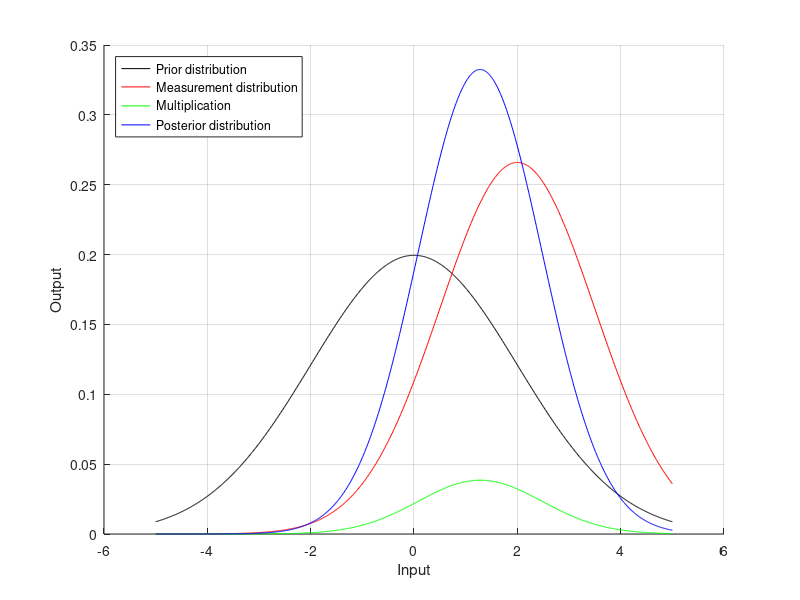
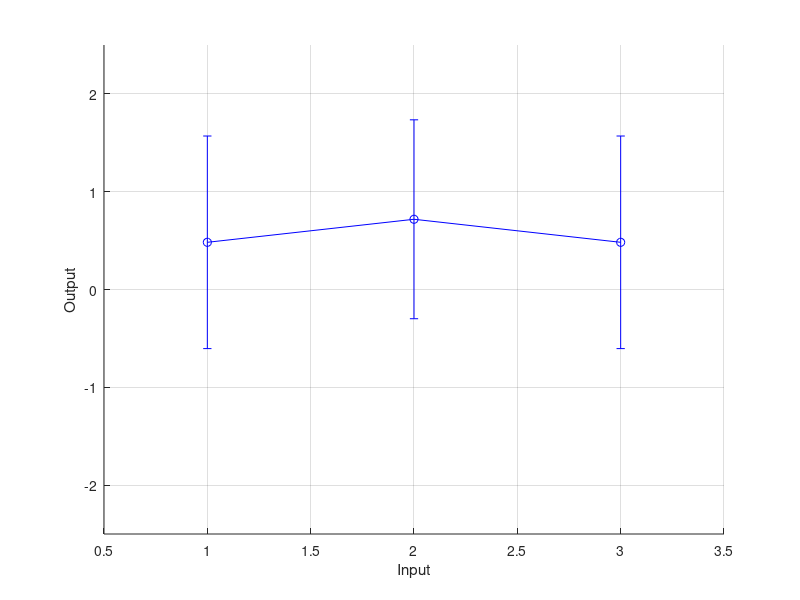
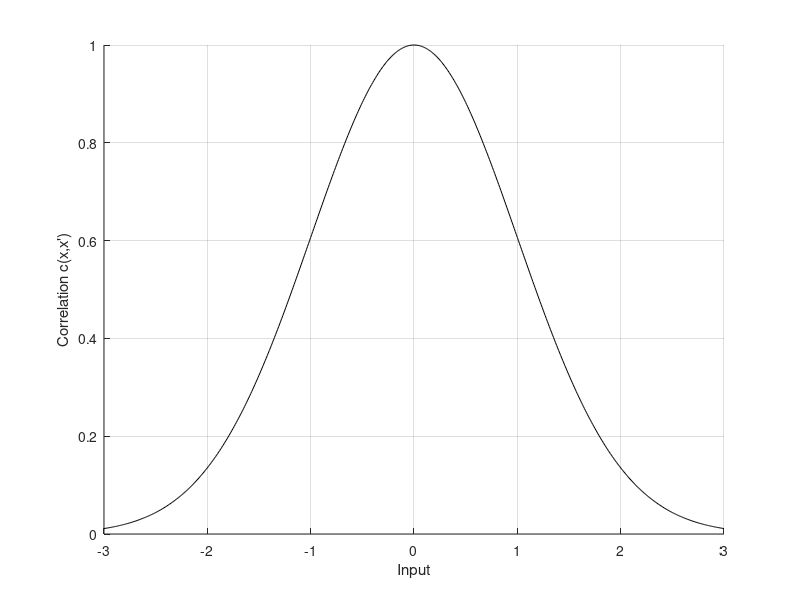
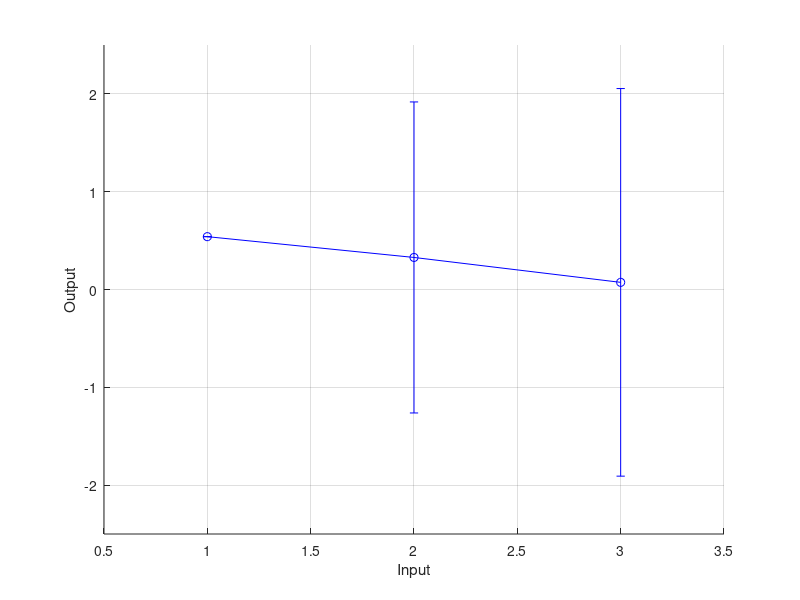

Reproduce these figures in MATLAB, in order.
% This file contains all the scripts for Chapter 2 of the Gaussian process regression thesis. 
% To use it, make sure that the Matlab directory is set to the directory of this file. Then first run this block, which initializes many parameters. Subsequently, you can run any block within
% this file separately, or you can just run them all together, for instance by pressing F5 or calling Chapter2 from the Matlab command.

% We set up the workspace, ready for executing scripts.
clear all; % Empty the workspace.
clc; % Empty the command window.
exportFigs = 0; % Do we export figures? 0 for no, 1 (or anything else) for yes.
useColor = 1; % Should we set up plots for colored output (1) or black-and-white output (0)?
addpath('../ExportFig'); % We add the functions for exporting figures.

%% Figure 2.1.
disp('Creating Figure 2.1.');
% We define data.
mPrior = 0; % This is the prior mean.
lfPrior = 2; % This is the prior standard deviation.
fHat = 2; % This is the measured value.
sfHat = 1.5; % This is the measurement noise standard deviation.

% We merge the data together to find the posterior mean and PDF.
sPost = sqrt(inv(inv(lfPrior^2) + inv(sfHat^2))); % This is the posterior standard deviation.
mPost = sPost^2*(lfPrior^2\mPrior + sfHat^2\fHat); % This is the posterior mean.

% We now set up plot data.
x = -5:0.01:5;
pdfPrior = normpdf(x, mPrior, lfPrior);
pdfMeasurement = normpdf(x, fHat, sfHat);
pdfProduct = pdfPrior.*pdfMeasurement; % We multiply the two PDFs.
pdfPosterior = normpdf(x, mPost, sPost); % And we normalize the result by dividing by the integral value. (Which is equivalent to calculating the PDF with the right mean and standard deviation, which is what we actually do.)

% We make a plot.
figure(1);
clf(1);
hold on;
grid on;
xlabel('Input');
ylabel('Output');
if useColor == 0
	plot(x, pdfPrior, 'k-');
	plot(x, pdfMeasurement, 'k--');
	plot(x, pdfProduct, 'k-.');
	plot(x, pdfPosterior, 'k-','LineWidth',2);
else
	plot(x, pdfPrior, 'k-');
	plot(x, pdfMeasurement, 'r-');
	plot(x, pdfProduct, 'g-');
	plot(x, pdfPosterior, 'b-');
end
legend('Prior distribution','Measurement distribution','Multiplication','Posterior distribution','Location','NorthWest');

% We export the plot, if desired.
if exportFigs ~= 0
	export_fig('MergingDistributions.png','-transparent');
end

%% Figure 2.2.
disp('Creating Figure 2.2.');
% We define data.
lf = 1; % This is the output length scale.
lx = 1; % This is the input length scale.
sf = 0.7; % This is the output noise scale.
X = [1,2,3]; % This is the set of input points x(1), x(2) and x(3).
fh = cos(X - 2)'; % This is the measured function value. The function we will approximate is cos(x - 2).

% We now set up the (squared exponential) covariance matrix and some related parameters.
n = size(X,2); % This is the number of input points.
diff = repmat(X,n,1) - repmat(X',1,n); % This is matrix containing differences between input points.
K = lf^2*exp(-1/2*diff.^2/lx^2); % This is the covariance matrix. It contains the covariances of each combination of points.
m = zeros(n,1); % This is the mean vector m(X). We assume a zero mean function.
Sfh = sf^2*eye(n); % This is the noise matrix \hat{S}_f.

% We apply GP regression.
SPost = inv(inv(K) + inv(Sfh)); % This is the posterior covariance matrix.
mPost = SPost*(K\m + Sfh\fh); % This is the posterior mean vector.
sPost = sqrt(diag(SPost)); % These are the posterior standard deviations.

% We set up the first plot with the prior error bars.
figure(2);
clf(2);
hold on;
grid on;
xlabel('Input');
ylabel('Output');
if useColor == 0
	errorbar(X, m, 2*lf*ones(n,1), 2*lf*ones(n,1), 'kd-');
else
	errorbar(X, m, 2*lf*ones(n,1), 2*lf*ones(n,1), 'ko-');
end
axis([0.5,3.5,-2.5,2.5]);
if exportFigs ~= 0
	export_fig('MergingMultipleDistributionsPrior.png','-transparent');
end

% We set up the second plot, with the measured error bars.
figure(2);
clf(2);
hold on;
grid on;
xlabel('Input');
ylabel('Output');
if useColor == 0
	errorbar(X, fh, 2*sf*ones(n,1), 2*sf*ones(n,1), 'ko-');
else
	errorbar(X, fh, 2*sf*ones(n,1), 2*sf*ones(n,1), 'ro-');
end
axis([0.5,3.5,-2.5,2.5]);
if exportFigs ~= 0
	export_fig('MergingMultipleDistributionsMeasurement.png','-transparent');
end

% We set up the third plot, with the posterior error bars.
figure(2);
clf(2);
hold on;
grid on;
xlabel('Input');
ylabel('Output');
if useColor == 0
	errorbar(X, mPost, 2*sPost, 2*sPost, 'k*-');
else
	errorbar(X, mPost, 2*sPost, 2*sPost, 'bo-');
end
axis([0.5,3.5,-2.5,2.5]);
if exportFigs ~= 0
	export_fig('MergingMultipleDistributionsPosterior.png','-transparent');
end

%% Figure 2.3.
disp('Creating Figure 2.3.');
% We define and calculate data.
lx = 1;
x = -3:0.01:3;
c = exp(-1/2*x.^2/lx^2);

% We plot the figure.
figHandle = figure(3);
set(figHandle, 'Position', [500, 500, 800, 300]); % We want a different size for this plot, so we adjust that.
clf(3);
hold on;
grid on;
plot(x,c,'k-');
xlabel('Input');
ylabel('Correlation c(x,x'')');
if exportFigs ~= 0
	export_fig('CorrelationFunction.png','-transparent');
end

%% Figure 2.4.
disp('Creating Figure 2.4.');
% We define data.
lf = 1; % This is the output length scale.
lx = 1; % This is the input length scale.
X = [1,2,3]; % This is the set of input points x(1), x(2) and x(3).
f1 = cos(X(1) - 2); % This is the measured function value. The function we will approximate is cos(x - 2).

% We now set up the (squared exponential) covariance matrix.
n = size(X,2); % This is the number of input points.
diff = repmat(X,n,1) - repmat(X',1,n); % This is matrix containing differences between input points.
K = lf^2*exp(-1/2*diff.^2/lx^2); % This is the covariance matrix. It contains the covariances of each combination of points.
m = zeros(n,1); % This is the mean vector m(X). We assume a zero mean function.

% We apply GP regression.
mPost = m + K(:,1)/K(1,1)*(f1 - m(1)); % This is the posterior mean vector.
SPost = K - K(:,1)/K(1,1)*K(1,:); % This is the posterior covariance matrix.
sPost = sqrt(diag(SPost)); % These are the posterior standard deviations.

% We set up the first plot with the prior error bars.
figure(4);
clf(4);
hold on;
grid on;
xlabel('Input');
ylabel('Output');
if useColor == 0
	errorbar(X, m, 2*lf*ones(n,1), 2*lf*ones(n,1), 'kd-');
else
	errorbar(X, m, 2*lf*ones(n,1), 2*lf*ones(n,1), 'ko-');
end
axis([0.5,3.5,-2.5,2.5]);
if exportFigs ~= 0
	export_fig('FirstGPRegressionPrior.png','-transparent');
end

% We set up the second plot, with the measured error bars.
figure(4);
clf(4);
hold on;
grid on;
xlabel('Input');
ylabel('Output');
if useColor == 0
	errorbar(X, [f1;0;0], [0;1e6;1e6], [0;1e6;1e6], 'ko-'); % We use 1e6 to indicate a very big (infinite) number.
else
	errorbar(X, [f1;0;0], [0;1e6;1e6], [0;1e6;1e6], 'ro-');
end
axis([0.5,3.5,-2.5,2.5]);
if exportFigs ~= 0
	export_fig('FirstGPRegressionMeasurement.png','-transparent');
end

% We set up the third plot, with the posterior error bars.
figure(4);
clf(4);
hold on;
grid on;
xlabel('Input');
ylabel('Output');
if useColor == 0
	errorbar(X, mPost, 2*sPost, 2*sPost, 'k*-');
else
	errorbar(X, mPost, 2*sPost, 2*sPost, 'bo-');
end
axis([0.5,3.5,-2.5,2.5]);
if exportFigs ~= 0
	export_fig('FirstGPRegressionPosterior.png','-transparent');
end

%% Figure 2.5.
disp('Creating Figure 2.5.');
% We define data.
lf = 1; % This is the output length scale.
lx = 1; % This is the input length scale.
Xs = 0.2:0.2:3.8; % These are the trial points.
Xm = [1,2.5]; % These are the measurement points.
fmh = cos(Xm - 2)'; % These are the measurement values.

% We now set up the (squared exponential) covariance matrix and related terms.
nm = size(Xm,2); % This is the number of measurement points.
ns = size(Xs,2); % This is the number of trial points.
X = [Xm,Xs]; % We merge the measurement and trial points.
n = size(X,2); % This is the number of points.
diff = repmat(X,n,1) - repmat(X',1,n); % This is matrix containing differences between input points.
K = lf^2*exp(-1/2*diff.^2/lx^2); % This is the covariance matrix. It contains the covariances of each combination of points.
Kmm = K(1:nm,1:nm);
Kms = K(1:nm,nm+1:end);
Ksm = Kms';
Kss = K(nm+1:end,nm+1:end);
mm = zeros(nm,1); % This is the mean vector m(Xm). We assume a zero mean function.
ms = zeros(ns,1); % This is the mean vector m(Xs). We assume a zero mean function.

% Next, we apply GP regression.
mPost = ms + Ksm/Kmm*(fmh - mm); % This is the posterior mean vector.
SPost = Kss - Ksm/Kmm*Kms; % This is the posterior covariance matrix.
sPost = sqrt(diag(SPost)); % These are the posterior standard deviations.

% We set up error bar plots.
figure(5);
clf(5);
hold on;
grid on;
xlabel('Input');
ylabel('Output');
if useColor == 0
	errorbar(Xs, mPost, 2*sPost, 2*sPost, 'k*-');
	plot(Xm, fmh, 'ko'); % We plot the measurement points.
else
	errorbar(Xs, mPost, 2*sPost, 2*sPost, 'bo-');
	plot(Xm, fmh, 'ro'); % We plot the measurement points.
end
axis([0,4,-1.5,2.5]);
if exportFigs ~= 0
	export_fig('SecondGPRegression1.png','-transparent');
end

% We define other data.
Xs = 0:0.01:4;
Xm = [1,2.5,3.7,0.1];
fmh = cos(Xm - 2)'; % These are the measurement values.

% We set up the (squared exponential) covariance matrix and related terms in exactly the same way.
nm = size(Xm,2); % This is the number of measurement points.
ns = size(Xs,2); % This is the number of trial points.
X = [Xm,Xs]; % We merge the measurement and trial points.
n = size(X,2); % This is the number of points.
diff = repmat(X,n,1) - repmat(X',1,n); % This is matrix containing differences between input points.
K = lf^2*exp(-1/2*diff.^2/lx^2); % This is the covariance matrix. It contains the covariances of each combination of points.
Kmm = K(1:nm,1:nm);
Kms = K(1:nm,nm+1:end);
Ksm = Kms';
Kss = K(nm+1:end,nm+1:end);
mm = zeros(nm,1); % This is the mean vector m(Xm). We assume a zero mean function.
ms = zeros(ns,1); % This is the mean vector m(Xs). We assume a zero mean function.

% We apply GP regression in exactly the same way.
mPost = ms + Ksm/Kmm*(fmh - mm); % This is the posterior mean vector.
SPost = Kss - Ksm/Kmm*Kms; % This is the posterior covariance matrix.
sPost = sqrt(diag(SPost)); % These are the posterior standard deviations.

% We set up a plot in a new way, using a grey'ish area instead of error bars.
figure(5);
clf(5);
hold on;
grid on;
xlabel('Input');
ylabel('Output');
if useColor == 0
	patch([Xs, fliplr(Xs)],[mPost-2*sPost; flipud(mPost+2*sPost)], 1, 'FaceColor', [1,1,1]*0.9, 'EdgeColor', 'none'); % This is the grey area in the plot.
	patch([Xs, fliplr(Xs)],[mPost-sPost; flipud(mPost+sPost)], 1, 'FaceColor', [1,1,1]*0.8, 'EdgeColor', 'none'); % This is the grey area in the plot.
	set(gca, 'layer', 'top'); % We make sure that the grid lines and axes are above the grey area.
	plot(Xs, mPost, 'k-', 'LineWidth', 1); % We plot the mean line.
	plot(Xm, fmh, 'ko'); % We plot the measurement points.
else
	patch([Xs, fliplr(Xs)],[mPost-2*sPost; flipud(mPost+2*sPost)], 1, 'FaceColor', [0.9,0.9,1], 'EdgeColor', 'none'); % This is the grey area in the plot.
	patch([Xs, fliplr(Xs)],[mPost-sPost; flipud(mPost+sPost)], 1, 'FaceColor', [0.8,0.8,1], 'EdgeColor', 'none'); % This is the grey area in the plot.
	set(gca, 'layer', 'top'); % We make sure that the grid lines and axes are above the grey area.
	plot(Xs, mPost, 'b-', 'LineWidth', 1); % We plot the mean line.
	plot(Xm, fmh, 'ro'); % We plot the measurement points.
end
axis([0,4,-1.5,2.5]);
if exportFigs ~= 0
	export_fig('SecondGPRegression2.png','-transparent');
end

%% Figure 2.6.
disp('Creating Figure 2.6.');
% We define data.
lf = 1; % This is the output length scale.
lx = 1; % This is the input length scale.
sfm = 0.1; % This is the output noise scale.
Xs = 0:0.01:4; % These are the trial points.
Xm = [1,2.5,3.7,0.1]; % These are the measurement points.
fmh = cos(Xm - 2)' + sfm*randn(size(Xm))'; % These are the measurement values, corrupted by noise.

% We now set up the (squared exponential) covariance matrix and related terms.
nm = size(Xm,2); % This is the number of measurement points.
ns = size(Xs,2); % This is the number of trial points.
X = [Xm,Xs]; % We merge the measurement and trial points.
n = size(X,2); % This is the number of points.
diff = repmat(X,n,1) - repmat(X',1,n); % This is matrix containing differences between input points.
K = lf^2*exp(-1/2*diff.^2/lx^2); % This is the covariance matrix. It contains the covariances of each combination of points.
Kmm = K(1:nm,1:nm);
Kms = K(1:nm,nm+1:end);
Ksm = Kms';
Kss = K(nm+1:end,nm+1:end);
Sfm = sfm^2*eye(nm); % This is the noise covariance matrix.
mm = zeros(nm,1); % This is the mean vector m(Xm). We assume a zero mean function.
ms = zeros(ns,1); % This is the mean vector m(Xs). We assume a zero mean function.

% Next, we apply GP regression.
mPost = ms + Ksm/(Kmm + Sfm)*(fmh - mm); % This is the posterior mean vector.
SPost = Kss - Ksm/(Kmm + Sfm)*Kms; % This is the posterior covariance matrix.
sPost = sqrt(diag(SPost)); % These are the posterior standard deviations.

% We set up the GP plot.
figure(6);
clf(6);
hold on;
grid on;
xlabel('Input');
ylabel('Output');
if useColor == 0
	patch([Xs, fliplr(Xs)],[mPost-2*sPost; flipud(mPost+2*sPost)], 1, 'FaceColor', [1,1,1]*0.9, 'EdgeColor', 'none'); % This is the grey area in the plot.
	patch([Xs, fliplr(Xs)],[mPost-sPost; flipud(mPost+sPost)], 1, 'FaceColor', [1,1,1]*0.8, 'EdgeColor', 'none'); % This is the grey area in the plot.
	set(gca, 'layer', 'top'); % We make sure that the grid lines and axes are above the grey area.
	plot(Xs, mPost, 'k-', 'LineWidth', 1); % We plot the mean line.
	plot(Xm, fmh, 'ko'); % We plot the measurement points.
else
	patch([Xs, fliplr(Xs)],[mPost-2*sPost; flipud(mPost+2*sPost)], 1, 'FaceColor', [0.9,0.9,1], 'EdgeColor', 'none'); % This is the grey area in the plot.
	patch([Xs, fliplr(Xs)],[mPost-sPost; flipud(mPost+sPost)], 1, 'FaceColor', [0.8,0.8,1], 'EdgeColor', 'none'); % This is the grey area in the plot.
	set(gca, 'layer', 'top'); % We make sure that the grid lines and axes are above the grey area.
	plot(Xs, mPost, 'b-', 'LineWidth', 1); % We plot the mean line.
	plot(Xm, fmh, 'ro'); % We plot the measurement points.
end
axis([0,4,-1.5,2.5]);
if exportFigs ~= 0
	export_fig('NoisyGPRegression.png','-transparent');
end

%% Figure 2.7.
disp('Creating Figure 2.7.');
% We first of all do the exact same thing as for figure 2.6.
% We define data.
lf = 1; % This is the output length scale.
lx = 1; % This is the input length scale.
sfm = 0.1; % This is the output noise scale.
Xs = 0:0.01:4; % These are the trial points.
Xm = [1,2.5,3.7,0.1]; % These are the measurement points.
fmh = cos(Xm - 2)' + sfm*randn(size(Xm))'; % These are the measurement values, corrupted by noise.

% We now set up the (squared exponential) covariance matrix and related terms.
nm = size(Xm,2); % This is the number of measurement points.
ns = size(Xs,2); % This is the number of trial points.
X = [Xm,Xs]; % We merge the measurement and trial points.
n = size(X,2); % This is the number of points.
diff = repmat(X,n,1) - repmat(X',1,n); % This is matrix containing differences between input points.
K = lf^2*exp(-1/2*diff.^2/lx^2); % This is the covariance matrix. It contains the covariances of each combination of points.
Kmm = K(1:nm,1:nm);
Kms = K(1:nm,nm+1:end);
Ksm = Kms';
Kss = K(nm+1:end,nm+1:end);
Sfm = sfm^2*eye(nm); % This is the noise covariance matrix.
mm = zeros(nm,1); % This is the mean vector m(Xm). We assume a zero mean function.
ms = zeros(ns,1); % This is the mean vector m(Xs). We assume a zero mean function.

% Next, we apply GP regression.
mPost = ms + Ksm/(Kmm + Sfm)*(fmh - mm); % This is the posterior mean vector.
SPost = Kss - Ksm/(Kmm + Sfm)*Kms; % This is the posterior covariance matrix.
sPost = sqrt(diag(SPost)); % These are the posterior standard deviations.

% We set up the GP plot.
figure(7);
clf(7);
hold on;
grid on;
xlabel('Input');
ylabel('Output');
if useColor == 0
	patch([Xs, fliplr(Xs)],[mPost-2*sPost; flipud(mPost+2*sPost)], 1, 'FaceColor', [1,1,1]*0.9, 'EdgeColor', 'none'); % This is the grey area in the plot.
	patch([Xs, fliplr(Xs)],[mPost-sPost; flipud(mPost+sPost)], 1, 'FaceColor', [1,1,1]*0.8, 'EdgeColor', 'none'); % This is the grey area in the plot.
	set(gca, 'layer', 'top'); % We make sure that the grid lines and axes are above the grey area.
	plot(Xs, mPost, 'k-', 'LineWidth', 1); % We plot the mean line.
	plot(Xm, fmh, 'ko'); % We plot the measurement points.
else
	patch([Xs, fliplr(Xs)],[mPost-2*sPost; flipud(mPost+2*sPost)], 1, 'FaceColor', [0.9,0.9,1], 'EdgeColor', 'none'); % This is the grey area in the plot.
	patch([Xs, fliplr(Xs)],[mPost-sPost; flipud(mPost+sPost)], 1, 'FaceColor', [0.8,0.8,1], 'EdgeColor', 'none'); % This is the grey area in the plot.
	set(gca, 'layer', 'top'); % We make sure that the grid lines and axes are above the grey area.
	plot(Xs, mPost, 'b-', 'LineWidth', 1); % We plot the mean line.
	plot(Xm, fmh, 'ro'); % We plot the measurement points.
end
axis([0,4,-1.5,2.5]);

% Next, we generate samples from the posterior distribution of the trial points.
rng(5, 'twister'); % We fix Matlab's random number generator, so that it always creates functions which I've found to be pretty representative as far as random samples go.
eps = 1e-10; % We use a small number to add to the diagonal (so to the eigenvalues) of the matrix, to make sure Matlab doesn't give any numerical issues with finding the Cholesky decomposition.
SPostCholesky = chol(SPost + eps*eye(ns)); % We use the Cholesky decomposition to sample from the posterior Gaussian distribution.
sample1 = mPost + SPostCholesky'*randn(ns,1); % We generate a sample from the Gaussian distribution with mean mPost and with covariance matrix SPost.
% sample1 = mvnrnd(mPost, SPost + eps*eye(ns))'; % We could have also used this, which is the equivalent of the previous two lines, but the mvnrnd function gives numerical problems more quickly than the cholesky function.
plot(Xs, sample1, 'k--');
sample2 = mPost + SPostCholesky'*randn(ns,1); % We generate a sample from the Gaussian distribution with mean mPost and with covariance matrix SPost.
plot(Xs, sample2, 'k-.');
sample3 = mPost + SPostCholesky'*randn(ns,1); % We generate a sample from the Gaussian distribution with mean mPost and with covariance matrix SPost.
plot(Xs, sample3, 'k:');
rng('shuffle'); % And we unfix Matlab's random number generator again.

% And we export the graph too.
if exportFigs ~= 0
	export_fig('GPSamples.png','-transparent');
end

%% Figure 2.8.
disp('Creating Figure 2.8.');
% We define data.
lf = 1; % This is the output length scale.
lx = [1;0.5]; % These are the input length scales.
sfm = 0.02; % This is the output noise scale.
xMin = [0;0]; % These are the minimums for the plot area.
xMax = [4;4]; % These are the maximums for the plot area.
rng(5, 'twister'); % I'm fixing Matlab's random number generator again.
nm = 20; % This is the number of measurement points which we will use.
Xm = repmat(xMin,1,nm) + rand(2,nm).*(repmat(xMax,1,nm) - repmat(xMin,1,nm));
fmh = (cos(Xm(1,:) - 2) + cos(2*(Xm(2,:) - 2)))' + sfm*randn(1,nm)'; % These are the measurement values, corrupted by noise.
rng('shuffle'); % And we unfix the random number generator again.

% We set up the trial points.
nsPerDimension = 51; % This is the number of trial points per dimension.
ns = nsPerDimension^2; % This is the total number of trial points.
[x1Mesh,x2Mesh] = meshgrid(linspace(xMin(1),xMax(1),nsPerDimension),linspace(xMin(2),xMax(2),nsPerDimension));
Xs = [reshape(x1Mesh,1,ns); reshape(x2Mesh,1,ns)];

% We now set up the (squared exponential) covariance matrix and related terms.
X = [Xm,Xs]; % We merge the measurement and trial points.
n = size(X,2); % This is the number of points.
diff = repmat(permute(X,[3,2,1]),n,1) - repmat(permute(X,[2,3,1]),1,n); % This is matrix containing differences between input points. We have rearranged things so that indices 1 and 2 represent the numbers of vectors, while index 3 represents the element within the vector.
K = lf^2*exp(-1/2*sum(diff.^2./repmat(permute(lx.^2,[3,2,1]),n,n), 3)); % This is the covariance matrix. It contains the covariances of each combination of points.
Kmm = K(1:nm,1:nm);
Kms = K(1:nm,nm+1:end);
Ksm = Kms';
Kss = K(nm+1:end,nm+1:end);
Sfm = sfm^2*eye(nm); % This is the noise covariance matrix.
mm = zeros(nm,1); % This is the mean vector m(Xm). We assume a zero mean function.
ms = zeros(ns,1); % This is the mean vector m(Xs). We assume a zero mean function.

% Next, we apply GP regression.
mPost = ms + Ksm/(Kmm + Sfm)*(fmh - mm); % This is the posterior mean vector.
SPost = Kss - Ksm/(Kmm + Sfm)*Kms; % This is the posterior covariance matrix.
sPost = sqrt(diag(SPost)); % These are the posterior standard deviations.
mPost = reshape(mPost, nsPerDimension, nsPerDimension); % We put the result in a square format again.
sPost = reshape(sPost, nsPerDimension, nsPerDimension); % We put the result in a square format again.

% And then we plot the result.
figure(8);
clf(8);
hold on;
grid on;
sDown = surface(x1Mesh, x2Mesh, mPost - 2*sPost);
set(sDown,'FaceAlpha',0.3);
set(sDown,'LineStyle','none');
sUp = surface(x1Mesh, x2Mesh, mPost + 2*sPost);
set(sUp,'FaceAlpha',0.3);
set(sUp,'LineStyle','none');
sMid = surface(x1Mesh, x2Mesh, mPost);
set(sMid,'FaceAlpha',0.8);
if useColor == 0
	set(sDown,'FaceColor',[0.2,0.2,0.2]);
	set(sUp,'FaceColor',[0.2,0.2,0.2]);
	set(sMid,'FaceColor',[0.2,0.2,0.2]);
	scatter3(Xm(1,:), Xm(2,:), fmh, 'ko', 'filled');
else
	set(sDown,'FaceColor',[0,0,0.8]);
	set(sUp,'FaceColor',[0,0,0.8]);
	set(sMid,'FaceColor',[0,0,0.8]);
	scatter3(Xm(1,:), Xm(2,:), fmh, 'ro', 'filled');
end
xlabel('Input 1');
ylabel('Input 2');
zlabel('Output');
view([118,10]);
if exportFigs ~= 0
	export_fig('MultiInputGPRegression.png','-transparent');
end


%% Figure 2.9.
disp('Creating Figure 2.9.');
% We define data.
lf = 1; % This is the output length scale.
lx = 1; % This is the input length scale.
sfm = 0.1; % This is the output noise scale.
Xs = 0:0.01:4; % These are the trial points.
Xm = [1,2.5,3.7,0.1]; % These are the measurement points.
fmh = cos(Xm - 2)' + sfm*randn(size(Xm))'; % These are the measurement values, corrupted by noise.

% We now set up the (squared exponential) covariance matrix and related terms.
nm = size(Xm,2); % This is the number of measurement points.
ns = size(Xs,2); % This is the number of trial points.
X = [Xm,Xs]; % We merge the measurement and trial points.
n = size(X,2); % This is the number of points.
diff = repmat(X,n,1) - repmat(X',1,n); % This is matrix containing differences between input points.
K = lf^2*exp(-1/2*diff.^2/lx^2); % This is the covariance matrix. It contains the covariances of each combination of points.
Kmm = K(1:nm,1:nm);
Kms = K(1:nm,nm+1:end);
Ksm = Kms';
Kss = K(nm+1:end,nm+1:end);
Sfm = sfm^2*eye(nm); % This is the noise covariance matrix.
mm = zeros(nm,1); % This is the mean vector m(Xm). We assume a zero mean function.
ms = zeros(ns,1); % This is the mean vector m(Xs). We assume a zero mean function.

% Next, we apply GP regression.
mPost = ms + Ksm/(Kmm + Sfm)*(fmh - mm); % This is the posterior mean vector.
SPost = Kss - Ksm/(Kmm + Sfm)*Kms; % This is the posterior covariance matrix.
sPost = sqrt(diag(SPost)); % These are the posterior standard deviations.

% We set up the GP plot.
figure(9);
clf(9);
hold on;
grid on;
xlabel('Input');
ylabel('Output');
if useColor == 0
	patch([Xs, fliplr(Xs)],[mPost-2*sPost; flipud(mPost+2*sPost)], 1, 'FaceColor', [1,1,1]*0.9, 'EdgeColor', 'none'); % This is the grey area in the plot.
	patch([Xs, fliplr(Xs)],[mPost-sPost; flipud(mPost+sPost)], 1, 'FaceColor', [1,1,1]*0.8, 'EdgeColor', 'none'); % This is the grey area in the plot.
	set(gca, 'layer', 'top'); % We make sure that the grid lines and axes are above the grey area.
	plot(Xs, mPost, 'k-', 'LineWidth', 1); % We plot the mean line.
	plot(Xm, fmh, 'ko'); % We plot the measurement points.
else
	patch([Xs, fliplr(Xs)],[mPost-2*sPost; flipud(mPost+2*sPost)], 1, 'FaceColor', [0.9,0.9,1], 'EdgeColor', 'none'); % This is the grey area in the plot.
	patch([Xs, fliplr(Xs)],[mPost-sPost; flipud(mPost+sPost)], 1, 'FaceColor', [0.8,0.8,1], 'EdgeColor', 'none'); % This is the grey area in the plot.
	set(gca, 'layer', 'top'); % We make sure that the grid lines and axes are above the grey area.
	plot(Xs, mPost, 'b-', 'LineWidth', 1); % We plot the mean line.
	plot(Xm, fmh, 'ro'); % We plot the measurement points.
end
axis([0,4,-1.5,2.5]);
if exportFigs ~= 0
	export_fig('OriginalGP.png','-transparent');
end

% We now take derivatives of the posterior distribution.
d2Kss = Kss.*(1/lx^2 - (diff(nm+1:end,nm+1:end).^2/lx^4)); % This is the derivative d^2 k(x,x') / dx dx' for the trial points.
dKms = Kms.*diff(1:nm,nm+1:end)/lx^2; % This is the derivative dk(x,x') / dx' where the first input is the set of measurement points and the second input is the set of trial points.
dKsm = dKms'; % This is the derivative dk(x,x') / dx where the first input is the set of trial points and the second input is the set of measurement points.
mdPost = -dKsm/(Kmm + Sfm)*(fmh - mm); % These are the posterior mean of the derivative.
SdPost = d2Kss - dKsm/(Kmm + Sfm)*dKms; % These are the posterior covariance of the derivative.
sdPost = sqrt(diag(SdPost)); % These are the posterior standard deviations of the derivative.

% We set up the GP plot.
figure(9);
clf(9);
hold on;
grid on;
xlabel('Input');
ylabel('Output');
if useColor == 0
	patch([Xs, fliplr(Xs)],[mdPost-2*sdPost; flipud(mdPost+2*sdPost)], 1, 'FaceColor', [1,1,1]*0.9, 'EdgeColor', 'none'); % This is the grey area in the plot.
	patch([Xs, fliplr(Xs)],[mdPost-sdPost; flipud(mdPost+sdPost)], 1, 'FaceColor', [1,1,1]*0.8, 'EdgeColor', 'none'); % This is the grey area in the plot.
	set(gca, 'layer', 'top'); % We make sure that the grid lines and axes are above the grey area.
	plot(Xs, mdPost, 'k-', 'LineWidth', 1); % We plot the mean line.
else
	patch([Xs, fliplr(Xs)],[mdPost-2*sdPost; flipud(mdPost+2*sdPost)], 1, 'FaceColor', [0.9,0.9,1], 'EdgeColor', 'none'); % This is the grey area in the plot.
	patch([Xs, fliplr(Xs)],[mdPost-sdPost; flipud(mdPost+sdPost)], 1, 'FaceColor', [0.8,0.8,1], 'EdgeColor', 'none'); % This is the grey area in the plot.
	set(gca, 'layer', 'top'); % We make sure that the grid lines and axes are above the grey area.
	plot(Xs, mdPost, 'b-', 'LineWidth', 1); % We plot the mean line.
end
axis([0,4,-2,2]);
if exportFigs ~= 0
	export_fig('DerivativeGP.png','-transparent');
end

%% Figure 2.10.
disp('Creating Figure 2.10.');
% We define data.
lf = 1; % This is the output length scale.
lx = 1; % This is the input length scale.
sfm = 0.01; % This is the output noise scale.
sdfh = 0.01; % This is the output derivative noise scale.
Xs = 0:0.01:4; % These are the trial points.
Xm = [1,2.5,3.7,0.1,3.2]; % These are the measurement points.
useValueM = logical([1,0,1,0,0]); % This is an array indicating whether we want to use the function value for the given point. We also turn it into logicals, so Matlab allows us to use it as indices.
useDerivativeM = logical([1,1,0,1,0]); % This is an array indicating whether we want to use the derivative for the given point.
fmh = [(useValueM.*cos(Xm - 2))' + sfm*randn(size(Xm))'; (useDerivativeM.*(-sin(Xm - 2)))' + sdfh*randn(size(Xm))']; % These are the measurement values, corrupted by noise. We first have the measurement values and then the derivative values.

% We now set up a covariance matrix. Or actually, we set up four, based on whether we are using derivatives or values.
nm = size(Xm,2); % This is the number of measurement points.
ns = size(Xs,2); % This is the number of trial points.
X = [Xm,Xs]; % We merge the measurement and trial points.
n = size(X,2); % This is the number of points.
diff = repmat(X,n,1) - repmat(X',1,n); % This is matrix containing differences between input points.
Kvv = lf^2*exp(-1/2*diff.^2/lx^2); % This is the covariance matrix. It contains the covariances of each combination of points.
Kdv = Kvv.*(diff/lx^2); % This is the covariance between the function derivatives and the function values.
Kvd = Kvv.*(-diff/lx^2); % This is the covariance between the function values and the function derivatives.
Kdd = Kvv.*(repmat(lx^2,n,n) - diff.^2)/lx^2;
Kmm = [Kvv(1:nm,1:nm),Kvd(1:nm,1:nm);Kdv(1:nm,1:nm),Kdd(1:nm,1:nm)];
Kms = [Kvv(1:nm,nm+1:end);Kdv(1:nm,nm+1:end)];
Ksm = Kms';
Kss = Kvv(nm+1:end,nm+1:end);
Sfm = diag([sfm^2*(ones(1,nm) + (1 - useValueM)*1e6^2),sdfh^2*(ones(1,nm) + (1 - useDerivativeM)*1e6^2)]); % This is the noise covariance matrix. Here, we set certain covariances to the correct value. We set other covariances to infinity (or a very large value) to indicate that we don't use those.
mm = zeros(2*nm,1); % This is the mean vector m(Xm). We assume a zero mean function.
ms = zeros(ns,1); % This is the mean vector m(Xs). We assume a zero mean function.

% Next, we apply GP regression.
mPost = ms + Ksm/(Kmm + Sfm)*(fmh - mm); % This is the posterior mean vector.
SPost = Kss - Ksm/(Kmm + Sfm)*Kms; % This is the posterior covariance matrix.
sPost = sqrt(diag(SPost)); % These are the posterior standard deviations.

% We calculate some line properties for the derivative lines.
derivativeLineLength = 0.2; % We set the length of the derivative lines.
mPostM = (inv(Kmm) + inv(Sfm))\(Kmm\mm + Sfm\fmh); % We calculate the posterior mean of the measurement points.
lineX = [Xm' - derivativeLineLength/2, Xm' + derivativeLineLength/2]; % These are the starting and ending x-coordinates of the derivative lines.
lineY = [useValueM'.*fmh(1:nm) + (1 - useValueM)'.*mPostM(1:nm) - fmh(nm+1:2*nm)*derivativeLineLength/2, useValueM'.*fmh(1:nm) + (1 - useValueM)'.*mPostM(1:nm) + fmh(nm+1:2*nm)*derivativeLineLength/2]; % These are the starting and ending y-coordinates of the derivative lines. As base y-coordinate, we use the measured value fmh wherever it is used, and the posterior value from mPostM otherwise.

% We set up the GP plot.
figure(10);
clf(10);
hold on;
grid on;
xlabel('Input');
ylabel('Output');
if useColor == 0
	patch([Xs, fliplr(Xs)],[mPost-2*sPost; flipud(mPost+2*sPost)], 1, 'FaceColor', [1,1,1]*0.9, 'EdgeColor', 'none'); % This is the grey area in the plot.
	patch([Xs, fliplr(Xs)],[mPost-sPost; flipud(mPost+sPost)], 1, 'FaceColor', [1,1,1]*0.8, 'EdgeColor', 'none'); % This is the grey area in the plot.
	set(gca, 'layer', 'top'); % We make sure that the grid lines and axes are above the grey area.
	plot(Xs, mPost, 'k-', 'LineWidth', 1); % We plot the mean line.
	plot(Xm(useValueM), fmh(useValueM), 'ko'); % We plot the measurement points.
	for i = 1:size(lineX,1) % And we plot the derivative lines.
		if useDerivativeM(i) % We only draw the lines that we have actually used.
			plot(lineX(i,:), lineY(i,:), 'k-', 'LineWidth', 2);
		end
	end
else
	patch([Xs, fliplr(Xs)],[mPost-2*sPost; flipud(mPost+2*sPost)], 1, 'FaceColor', [0.9,0.9,1], 'EdgeColor', 'none'); % This is the grey area in the plot.
	patch([Xs, fliplr(Xs)],[mPost-sPost; flipud(mPost+sPost)], 1, 'FaceColor', [0.8,0.8,1], 'EdgeColor', 'none'); % This is the grey area in the plot.
	set(gca, 'layer', 'top'); % We make sure that the grid lines and axes are above the grey area.
	plot(Xs, mPost, 'b-', 'LineWidth', 1); % We plot the mean line.
	plot(Xm(useValueM), fmh(useValueM), 'ro'); % We plot the measurement points.
	for i = 1:size(lineX,1) % And we plot the derivative lines.
		if useDerivativeM(i) % We only draw the lines that we have actually used.
			plot(lineX(i,:), lineY(i,:), 'r-', 'LineWidth', 1);
		end
	end
end
axis([0,4,-1.5,2.5]);
if exportFigs ~= 0
	export_fig('UsingDerivativeData.png','-transparent');
end